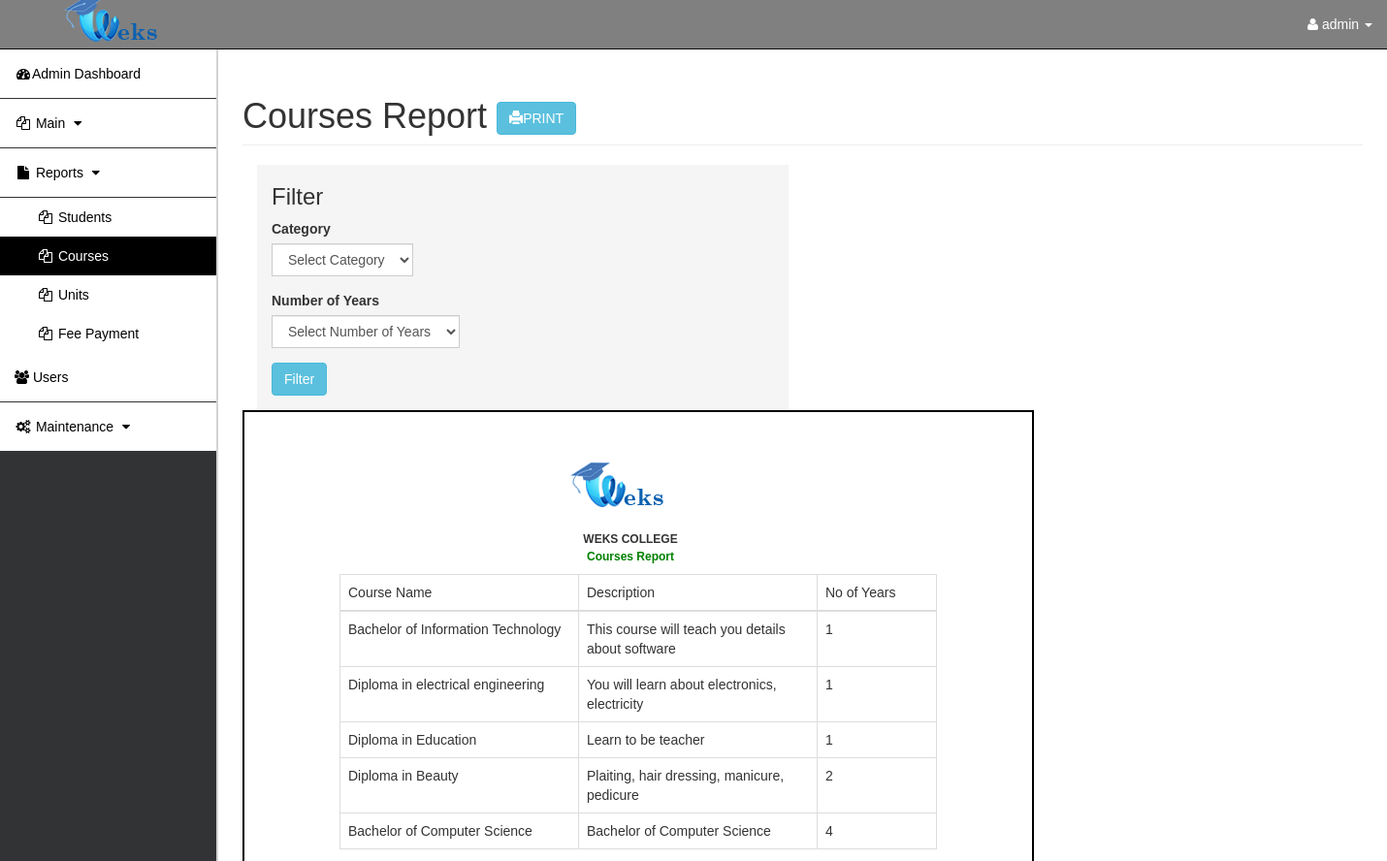
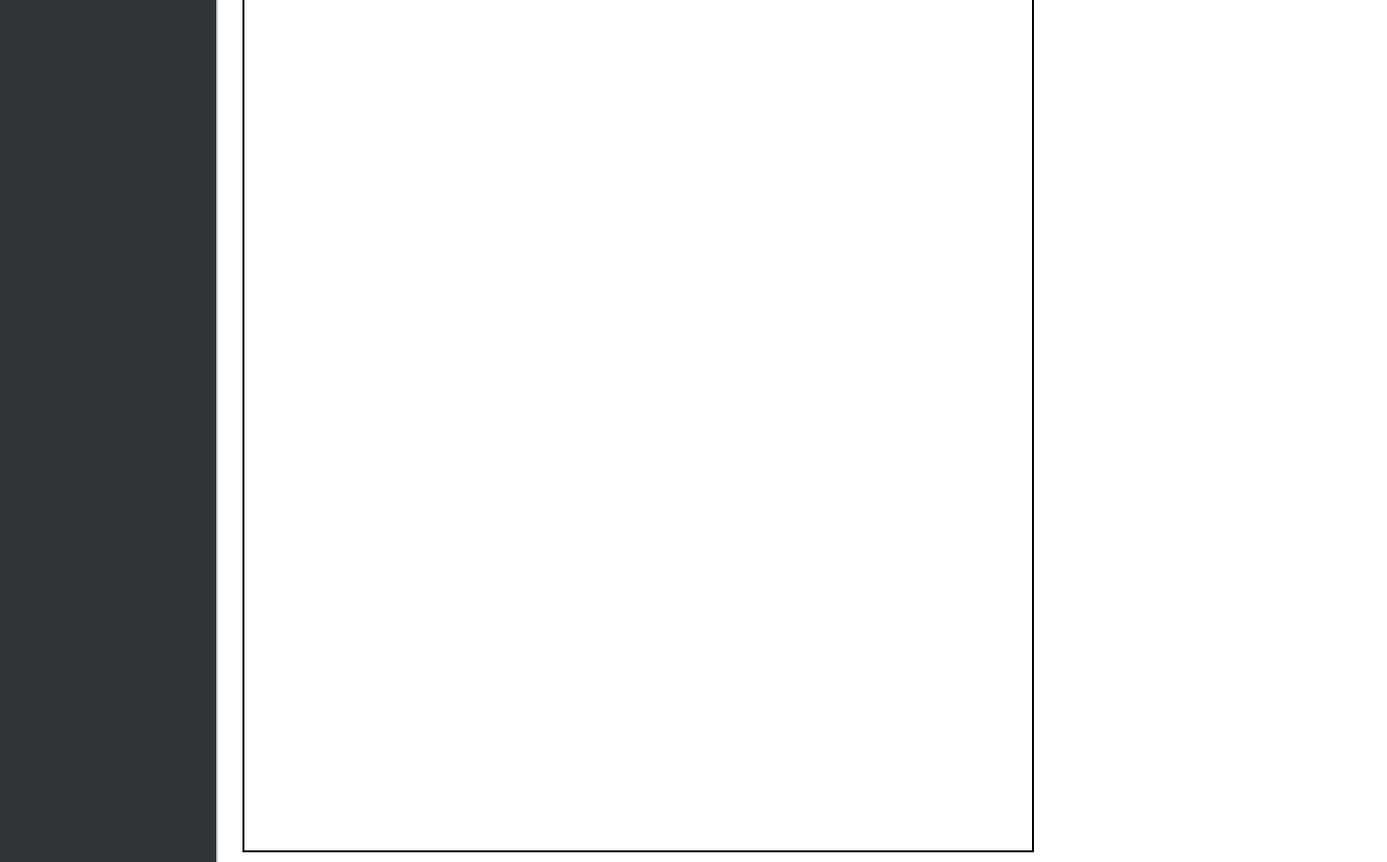
/rms.php?page=courses_report (signed in), run on the app's committed database (2 pictures, top to bottom).
### tables this page shows
CREATE TABLE `program` (
  `PROGRAM_ID` int(20) NOT NULL,
  `PROGRAM` varchar(255) NOT NULL,
  `DESCRIPTION` varchar(50) NOT NULL,
  `no_of_years` int(10) NOT NULL DEFAULT 1
);

### rms.php (the view, shortened to what this page needs)
<!DOCTYPE html>
<html lang="en">
<head>
    <link href="asset/css/bootstrap.min.css" rel="stylesheet">
    <link href="asset/css/sb-admin.css" rel="stylesheet">
    <link href="asset/css/plugins/morris.css" rel="stylesheet">
    <link href="asset/font-awesome/css/font-awesome.min.css" rel="stylesheet" type="text/css">
    <link href="datatables/dataTables.bootstrap.css" rel="stylesheet">
    <link href="asset/css/styles.css" rel="stylesheet">
</head>
<body >
    <div id="wrapper">
        <nav class="navbar navbar-inverse navbar-fixed-top" role="navigation">
            <div  class="navbar-header">
                <a style="margin-top: -20px" class="navbar-brand" href=""><b>&nbsp;&nbsp;&nbsp; <img src="asset/images/logo.png"></b></a>
            </div>
            <ul class="nav navbar-right top-nav">
                <li class="dropdown">
                    <a href="#" class="dropdown-toggle" data-toggle="dropdown"><i class="fa fa-user"></i>
                <?php echo $_SESSION['fname']?>
                    <b class="caret"></b></a>
                    <?php
            include 'db.php';
            $sql = mysqli_query($conn,"SELECT * FROM user where USER_ID = '".$_SESSION['ID']."'");
            $row = mysqli_fetch_assoc($sql);
                ?>
                        </li>
                    </ul>
            <div class="collapse navbar-collapse navbar-ex1-collapse">
            <?php
            if($row['USER_TYPE'] == 'ADMINISTRATOR'){
                include 'sidebar.php';
            }else if ($row['USER_TYPE'] == 'STAFF'){
                include 'sidebar_staff.php';
            }
            ?>
            </div>
        </nav>
        <div id="page-wrapper">
            <div class="container-fluid">
<?php
$page = $_GET['page'];
$pages = array('home', 'Students', 'subjects','student_p','records','record','addrecord','report','program','statistical','form137','list_report','student_report','users','school_year','grade','advisers','database','candidates','candidates_list', 'candidates_report','logs','configure_fee','semester_units','registered_units','student_performance_report','student_payment_report','finance_fee_payment_report','record_payment','lecturer_student_scores','students_report','courses_report','units_report','student_performance_report_admin','unit_students','unit_performance','unit_grades','single_unit_performance','verify_transcript','fee_balances');
if (!empty($page)) {
    if(in_array($page,$pages)) {
        $page .= '.php';
        include($page);
    }
    else {
        echo 'Page not found. Return
        <a href="rms.php?page=home">home</a>';
    }
}
?>
            </div>
        </div>
    </div>
</body>
</html>

### courses_report.php (shortened to what this page needs)
<?php session_start();
$sub_query=" WHERE PROGRAM.PROGRAM != '' ";
?>
          <h1 class="page-header">Courses Report      <button type="text" class="btn btn-info" onclick="printContent('stud')" >
    <i class="glyphicon glyphicon-print"></i>PRINT</button>
</h1>
<div class="col-md-6" id="">
  <div style="background-color:rgba(208, 212, 209, 0.23);padding-left:30px">
    <div class="row main">
      <div class="main-login main-center">
        <h3 id="head">Filter</h3>
        <form class="" method="post">
          <div class="form-group">
            <label for="category" class="cols-sm-2 control-label">Category</label>
            <div class="cols-sm-4">
              <div class="input-group">
                <select name="category" class="form-control">
                  <option value="">Select Category</option>
                </select>
              </div>
            </div>
          </div>
          <div class="form-group">
            <label for="no_of_years" class="cols-sm-2 control-label">Number of Years</label>
            <div class="cols-sm-4">
              <div class="input-group">
                <select name="no_of_years" class="form-control">
                  <option value="">Select Number of Years</option>
                </select>
              </div>
            </div>
          </div>
          <div class="form-group ">
            <button type="submit" name="verify" class="btn btn-info" id="btn_add">Filter</button>
          </div>
        </form>
      </div>
    </div>
  </div>
</div>
          <div class="container">
          <div class="row">
          	<div class="col-sm-3">
    </div>
		<br> <br>
       <div class="col-md-8" id="stud" style="padding:50px">
        <img style="margin-left: 40%;" src="asset/images/logo.png"><br><br>
       <div style="margin-left:.5in;margin-right:.5in;margin-top:.1in;margin-bottom:.1in;line-height:1mm;">
       <table>
	<tr>
		<td style="width:20%;">
		</td>
		<td style="width:400px;font-size:12px;line-height:1mm;text-align:center" >
		<p><b>WEKS COLLEGE</b></p>
		<p style="padding:5px; font-weight: bold; color:green" >Courses Report</p>
		</td>
	</tr>
</table>
  <table id="students" class="table table-bordered" >
    <thead>
      <tr id="heads">
        <td style="width:20%">Course Name</th>
        <td style="width:20%">Description</th>
        <td style="width:10%">No of Years</th>
      </tr>
    </thead>
    <tbody>
    <?php
    include 'db.php';
    $sql=  mysqli_query($conn, "SELECT * FROM program $sub_query");
    while($row = mysqli_fetch_assoc($sql)) {
    ?>
      <tr>
        <td><?php echo $row['PROGRAM'] ?></td>
        <td><?php echo $row['DESCRIPTION'] ?></td>
        <td><?php echo $row['no_of_years'] ?></td>
      <?php
    } mysqli_close($conn);
      ?>
    </tbody>
  </table>
</div>
</div>
</div>
 </div>

### asset/css/sb-admin.css (style rules this page uses)
body { margin-top: 100px; background-color: #222; }
@media (min-width:768px) { body { margin-top: 50px; } }
#wrapper { padding-left: 0; }
#page-wrapper { width: 100%; padding: 0; background-color: #fff; }
@media (min-width:768px) { #wrapper { padding-left: 225px; } }
@media (min-width:768px) { #page-wrapper { padding: 10px; } }
.top-nav { padding: 0 15px; }
.top-nav>li { display: inline-block; float: left; }
.top-nav>li>a { padding-top: 15px; padding-bottom: 15px; line-height: 20px; color: #999; }

### asset/css/styles.css (style rules this page uses)
#page-wrapper { min-height: 870px; }
.navbar-inverse { background-color: grey !important; }
.navbar-inverse .navbar-brand { color: white; }
.top-nav>li>a { color: white; }
* { box-sizing:border-box }
body { font-family: Verdana,sans-serif; }

### courses_report.php (style rules this page uses)
#stud { width:8.5in; height:14in; overflow:hidden; margin:auto; border:2px solid #000; background-color:white; }

### data on the page
program: PROGRAM "Bachelor of Information Technology", DESCRIPTION "This course will teach you details about software", no_of_years "1"
program: PROGRAM "Diploma in electrical engineering", DESCRIPTION "You will learn about electronics, electricity", no_of_years "1"
program: PROGRAM "Diploma in Education", DESCRIPTION "Learn to be teacher", no_of_years "1"
program: PROGRAM "Diploma in Beauty", DESCRIPTION "Plaiting, hair dressing, manicure, pedicure", no_of_years "2"
program: PROGRAM "Bachelor of Computer Science", DESCRIPTION "Bachelor of Computer Science", no_of_years "4"

### other printed values
$_SESSION['fname'] "admin"
